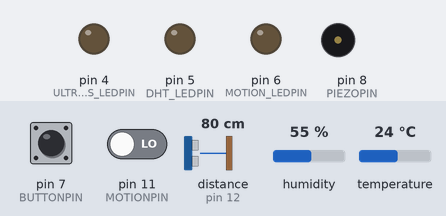
This sketch was run on a simulated Arduino Uno, built with avr-gcc and run on an emulated ATmega328P. Parts: output pins drawn as LEDs (lit = HIGH), buzzer (waves = sounding). Wiring (inferred from the names in the program): ultrasonic range finder: trigger pin 13; echo pin 12. Dashed ring = blinking. The test bench sets the inputs (shaded band); at power-on: distance to the obstacle (sensor on pin 12) 80 cm, temperature 24 °C, pin 7 (BUTTONPIN) HIGH, pin 11 (MOTIONPIN) LOW, humidity 55 %. The echo pulse lasts 58.3 µs per cm; pins used as bus, display or sensor lines are not drawn.

Above: at 1.3 s.
1.4 s: distance to the obstacle (sensor on pin 12) set to 8 cm
2.9 s: distance to the obstacle (sensor on pin 12) set to 5 cm
At 4.0 s:
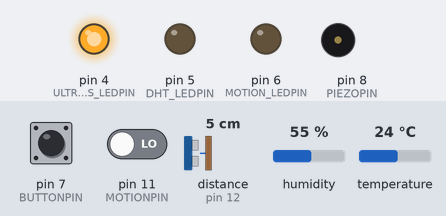
6.4 s: temperature set to 21 °C
9.9 s: temperature set to 18 °C
At 10.7 s:
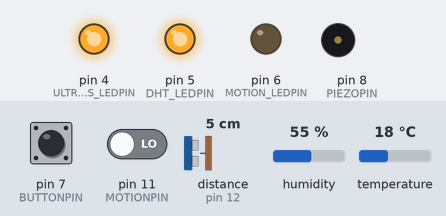
13.4 s: pin 7 (BUTTONPIN) pulled LOW for 0.3 s
At 13.57 s:
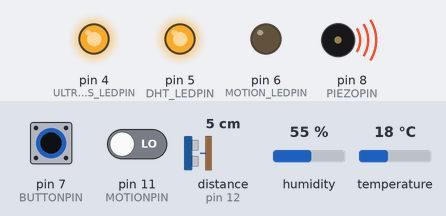
16.9 s: pin 11 (MOTIONPIN) driven HIGH
At 17.4 s:
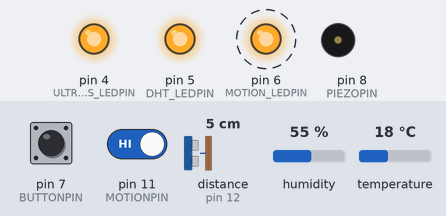
Timing chart, 0 to 24.0 s (numbered marks = the images above; inputs shaded):
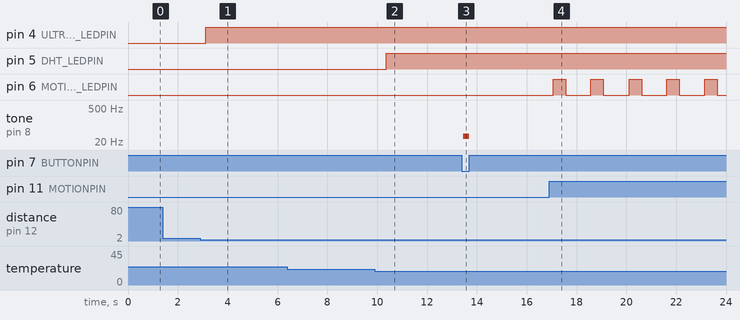

Measured:
- the behaviour switches between 7 and 6 cm on distance to the obstacle (sensor on pin 12) (found by bisection; images 0 and 1)
- the behaviour switches between 20 and 19 °C on temperature (found by bisection; images 1 and 2)
- after the input at 1.4 s, every drawn part: stays the same
- after the input at 2.9 s, pin 4 (ULTRASONIC_WAVES_LEDPIN): LOW → HIGH after 0.22 s
- after the input at 9.9 s, pin 5 (DHT_LEDPIN): LOW → HIGH after 0.46 s
- after the input at 13.4 s, tone on pin 8 (PIEZOPIN): silent → 35 Hz after 0.05 s, → silent 0.25 s later
- after the input at 16.9 s, pin 6 (MOTION_LEDPIN): alternates HIGH for 0.50 s and LOW for 1.0 s, starting after 0.17 s

The sketch:

sketch_jun14a.ino
```cpp
#include <SoftwareSerial.h>
#include "DHT.h"

#define ECHOPIN 12
#define TRIGPIN 13
#define ULTRASONIC_WAVES_LEDPIN 4
#define PIEZOPIN 8
#define BUTTONPIN 7
#define DHTPIN 10
#define DHT_LEDPIN 5
#define MOTIONPIN 11
#define MOTION_LEDPIN 6
#define DCMOTERPIN 9

#define DHTTYPE DHT11

SoftwareSerial softwareSerial(3, 2);
DHT dht(DHTPIN, DHTTYPE);

char incomingByte;

void setup() {
  softwareSerial.begin(9600);
  Serial.begin(9600);
  pinMode(TRIGPIN, OUTPUT);
  pinMode(ECHOPIN, INPUT);
  pinMode(ULTRASONIC_WAVES_LEDPIN, OUTPUT);
  pinMode(BUTTONPIN, INPUT);
  pinMode(PIEZOPIN, OUTPUT);
  pinMode(DHTPIN, INPUT);
  pinMode(DHT_LEDPIN, OUTPUT);
  pinMode(MOTIONPIN, INPUT);
  pinMode(MOTION_LEDPIN, OUTPUT);
  pinMode(DCMOTERPIN, OUTPUT);

  dht.begin();
}

void loop() {
  incomingByte = softwareSerial.read();

  int sensor = digitalRead(MOTIONPIN);
  //Serial.print("Motion: ");
  //Serial.println(sensor);
  if(sensor == HIGH){
    digitalWrite(MOTION_LEDPIN, HIGH);
    delay(500);
    digitalWrite(MOTION_LEDPIN, LOW);
    delay(500);
  }

  int humidity = dht.readHumidity();
  int temperature = dht.readTemperature();

  if (isnan(humidity) || isnan(temperature) ) {
    //Serial.println("Failed to read from DHT sensor!");
    return;
  }

  if(temperature > 30 || incomingByte == '3'){
    digitalWrite(DCMOTERPIN, HIGH);
    digitalWrite(DHT_LEDPIN, LOW);
  }
  else if(temperature < 20 || incomingByte == '4'){
    digitalWrite(DCMOTERPIN, LOW);
    digitalWrite(DHT_LEDPIN, HIGH);
  }
  if(incomingByte == '7'){
    digitalWrite(DCMOTERPIN, LOW);
  }
  if(incomingByte == '8'){
    digitalWrite(DHT_LEDPIN, LOW);
  }
  //Serial.print("Humidity: ");
  //Serial.print(humidity);
  //Serial.print("%\t");
  //Serial.print("Temperature: ");
  //Serial.print(temperature);
  //Serial.println(" C");

  digitalWrite(TRIGPIN, LOW);
  digitalWrite(ECHOPIN, LOW);
  digitalWrite(ULTRASONIC_WAVES_LEDPIN, LOW);
  delayMicroseconds(2);
  digitalWrite(TRIGPIN, HIGH);
  delayMicroseconds(10);
  digitalWrite(TRIGPIN, LOW);

  unsigned long duration = pulseIn(ECHOPIN, HIGH);
  float distance = ((float)(340 * duration) / 10000) / 2;

  if(distance <= 6.0 || incomingByte == '1'){
    digitalWrite(ULTRASONIC_WAVES_LEDPIN, HIGH);
  }
  else{
    digitalWrite(ULTRASONIC_WAVES_LEDPIN, LOW);
  }

  if(digitalRead(BUTTONPIN) == LOW || incomingByte == '2'){
    tone(PIEZOPIN, 35,250);
    softwareSerial.write("문열어");
  }
  else if(digitalRead(BUTTONPIN) == HIGH){
    noTone(PIEZOPIN);
    softwareSerial.write("문닫아");
  }
  //Serial.print(distance);
  //Serial.println("cm");
  delay(500);
}
```
